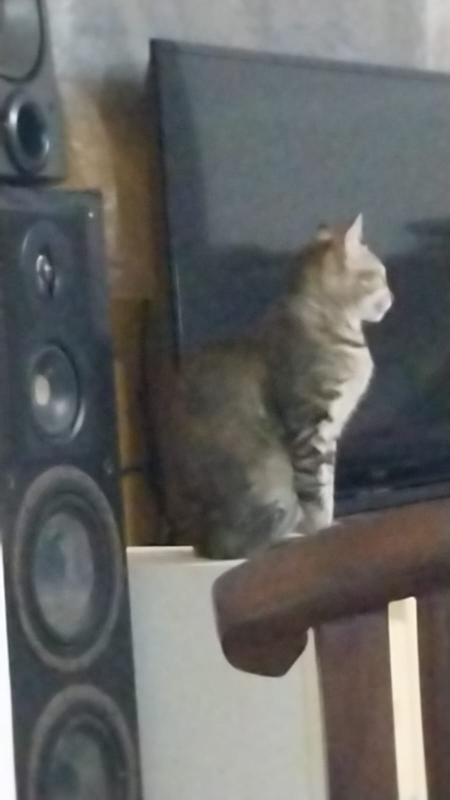
#> input picture Scenario 1/raw images/0c842502-2163-4551-a934-7863686e4f1d.JPG, 900 x 1600 px, found by its file name (shown at 1/2 size); its folder holds only this picture in this run
$ jupyter execute --allow-errors 'Python script for Scenario 1.ipynb'   (shell and % lines are left out)   (older library calls are emulated)
#> lines starting #> are read from the running program, lines starting #| are printed output that depends on the picture
[cell 1]
# Part A: Database for a content-based image retrieval system (Scenario 1)

#Task a: A collection of images gathered from Pinterest, Google images and a phone camera and organized into a folder named "raw images"

from google.colab import drive
#> (the rest of this cell did not finish here and is left out)

[cell 2]
#Task b: Ingestion and Image preprocessing

import os
import cv2

input_dir = '/content/drive/MyDrive/Data Engineering CW2/Scenario 1/raw images'
output_dir = '/content/drive/MyDrive/Data Engineering CW2/Scenario 1/processed images'
os.makedirs(output_dir, exist_ok=True)

size = (500, 500)

for idx, filename in enumerate(os.listdir(input_dir)):
    if filename.lower().endswith(('.jpg', '.png', '.jpeg')): #extra precaution to only letting through actual image files
        img_path = os.path.join(input_dir, filename)
        image = cv2.imread(img_path)
#> image is the input picture: shape (1600, 900, 3); mean B, G, R 100.4, 101.9, 101.2

        # Resize
        image = cv2.resize(image, size)
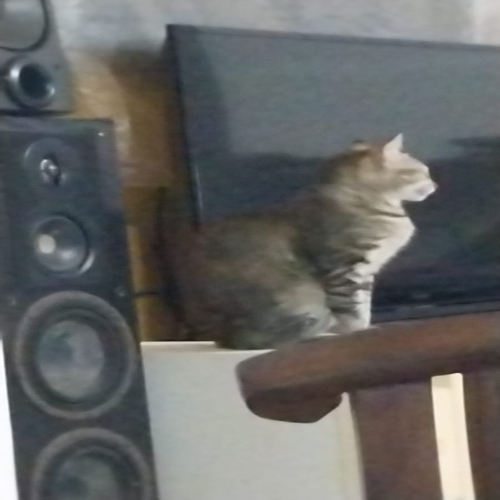
#> image: shape (500, 500, 3); mean B, G, R 100.3, 101.8, 101.2

        # Denoise
        image = cv2.fastNlMeansDenoisingColored(image, None, 10, 10, 7, 21)

        #systemic renaming
        new_name = f"img_{idx+1:03}.jpg"
        cv2.imwrite(os.path.join(output_dir, new_name), image)


$ run again, on Scenario 1/raw images/IMG_5673.JPG
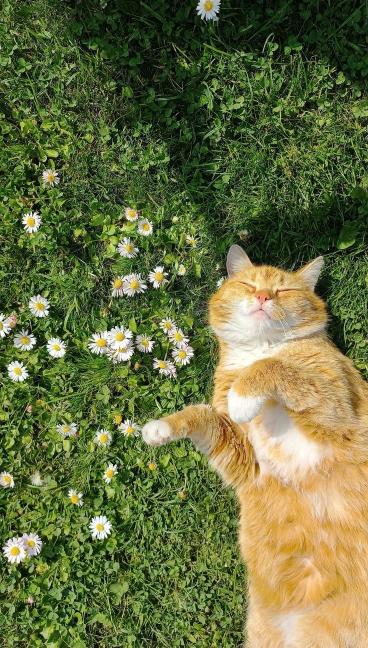
#> input picture Scenario 1/raw images/IMG_5673.JPG, 736 x 1296 px, found by its file name (shown at 1/2 size)
#> image is the input picture: shape (1296, 736, 3); mean B, G, R 64.2, 110.9, 103.5
#> `image = cv2.resize(image, size)`:
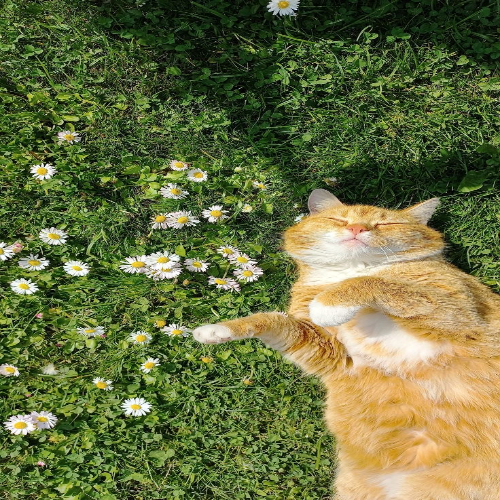
#> image: shape (500, 500, 3); mean B, G, R 64.1, 110.8, 103.4
#> `image = cv2.fastNlMeansDenoisingColored(image, None, 10, 10, 7, 21)`:
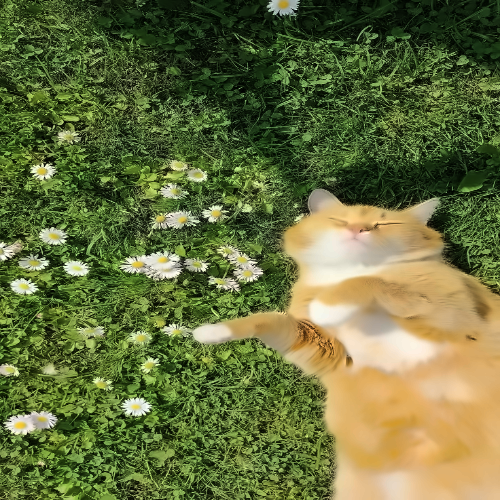
#> image: shape (500, 500, 3); mean B, G, R 61.5, 111, 102.4

$ run again, on Scenario 1/raw images/IMG_5674.JPG
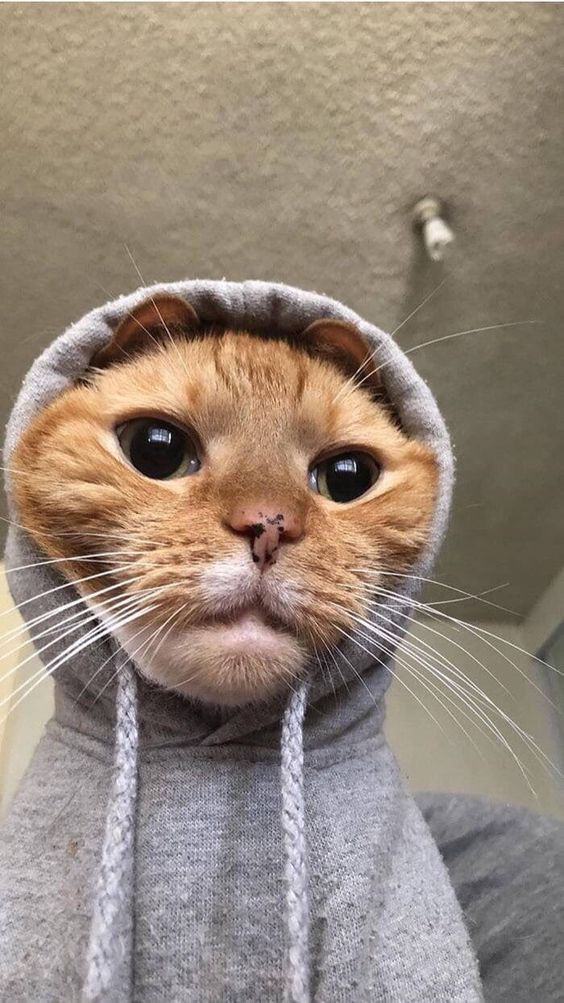
#> input picture Scenario 1/raw images/IMG_5674.JPG, 564 x 1003 px, found by its file name
#> image is the input picture: shape (1003, 564, 3); mean B, G, R 123, 135.6, 150.4
#> `image = cv2.resize(image, size)`:
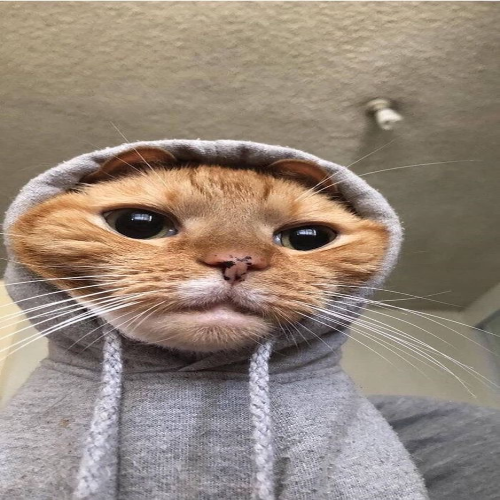
#> image: shape (500, 500, 3); mean B, G, R 122.8, 135.5, 150.2
#> `image = cv2.fastNlMeansDenoisingColored(image, None, 10, 10, 7, 21)`:
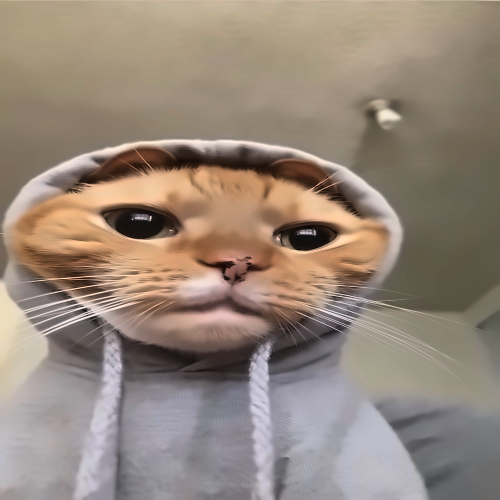
#> image: shape (500, 500, 3); mean B, G, R 122, 135, 150.1

$ run again, on Scenario 1/raw images/7D2FBAFD-EB83-4016-B5F8-8CCA006131DF.JPG
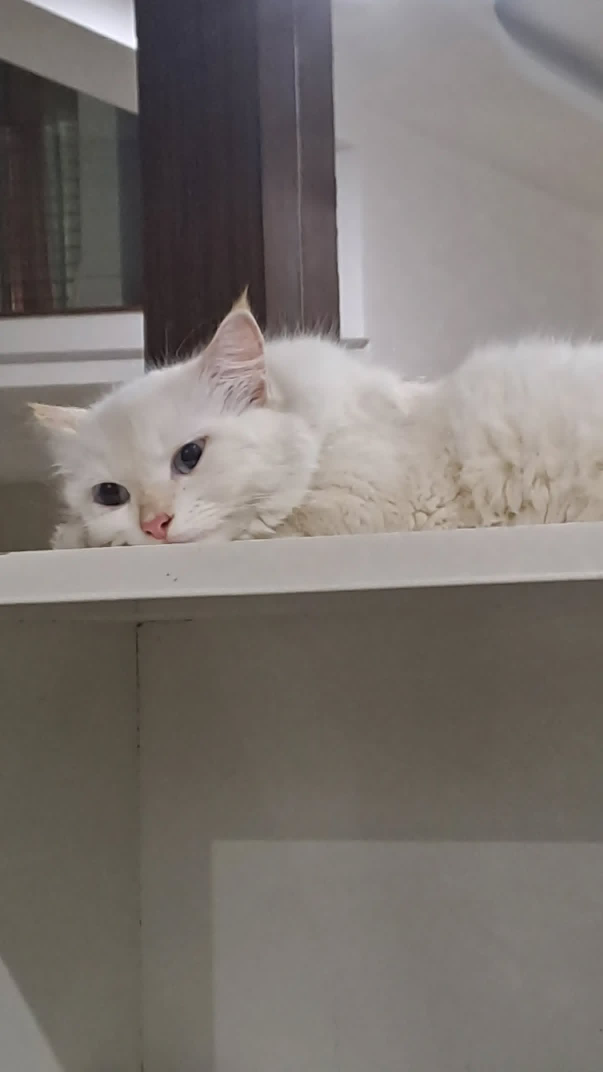
#> input picture Scenario 1/raw images/7D2FBAFD-EB83-4016-B5F8-8CCA006131DF.JPG, 1206 x 2144 px, found by its file name (shown at 1/2 size)
#> image is the input picture: shape (2144, 1206, 3); mean B, G, R 112.2, 116.5, 122.6
#> `image = cv2.resize(image, size)`:
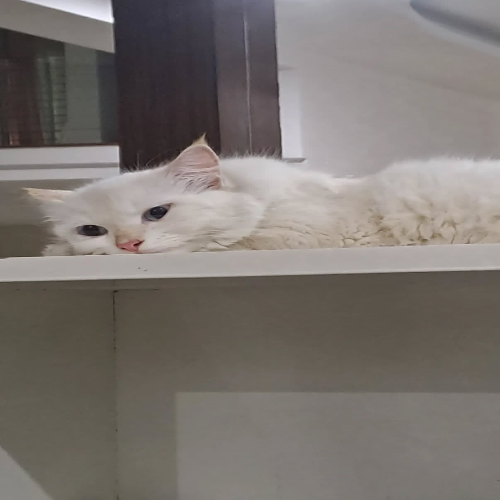
#> image: shape (500, 500, 3); mean B, G, R 112.1, 116.5, 122.6
